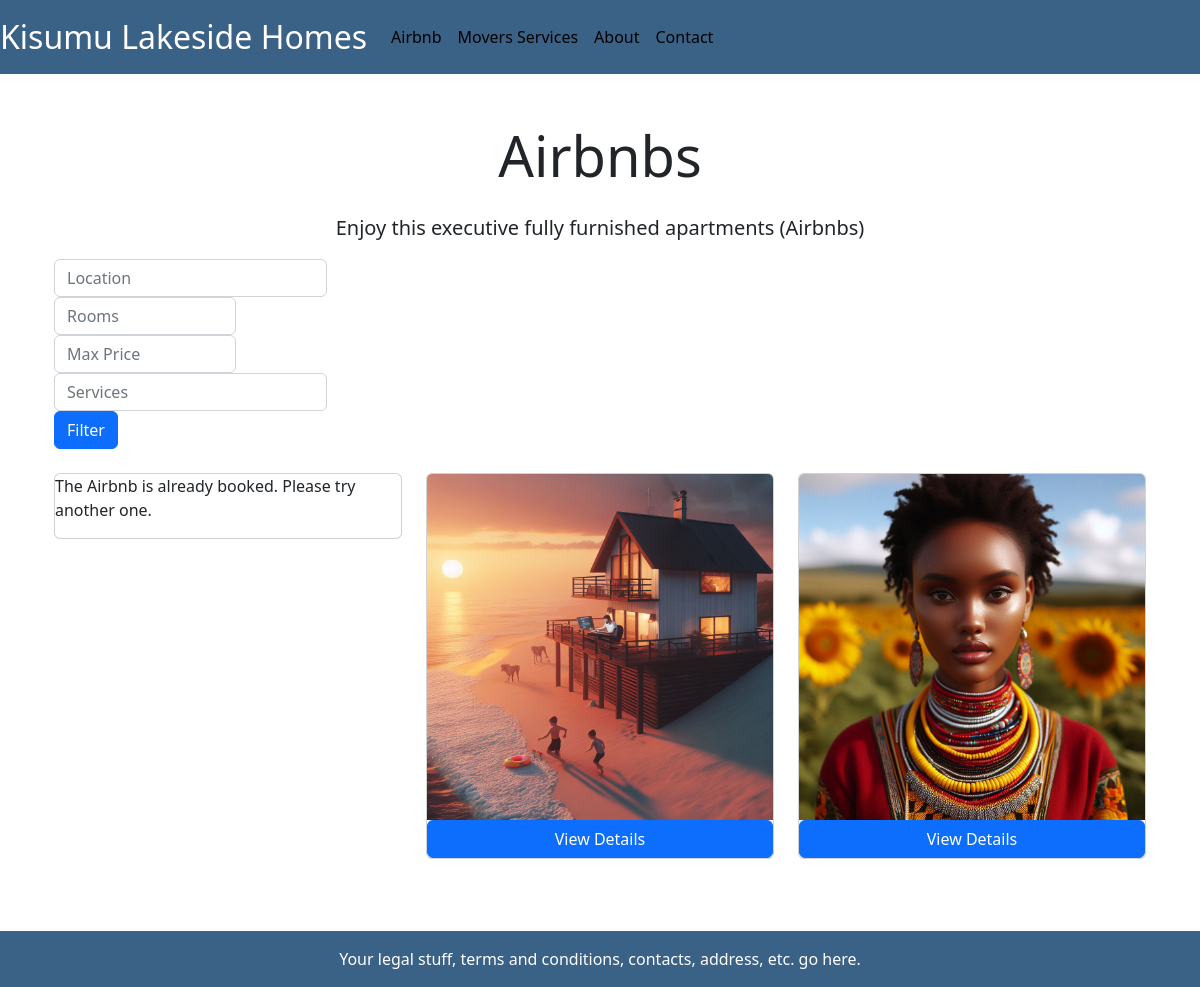
The app's page /airbnb/, older data.
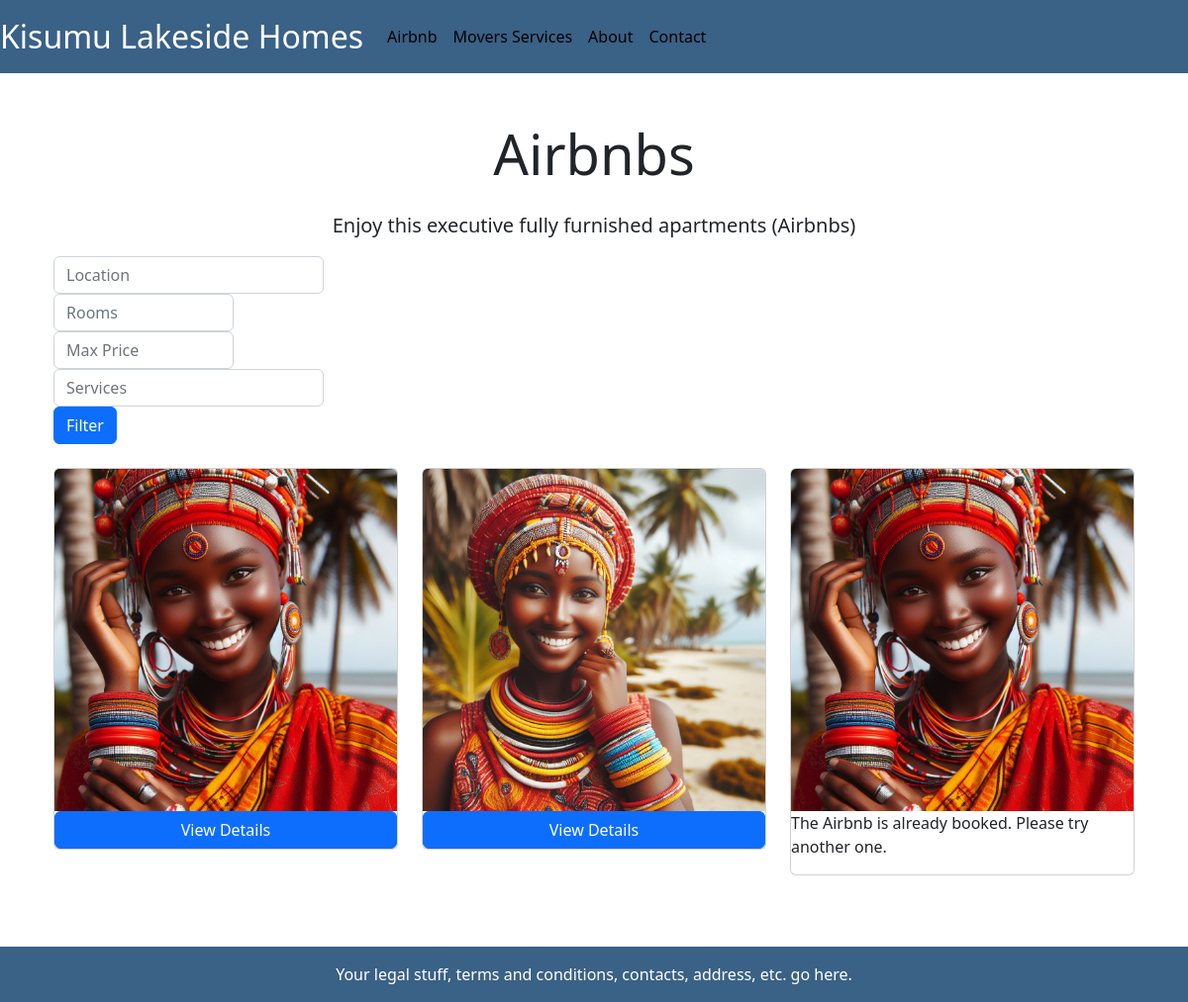
The same page, newer data.
### airbnb/models.py (models this page shows, shortened)
class Airbnb(models.Model):
    name = models.CharField(max_length=50)
    location = models.CharField(max_length=50)
    rooms = models.PositiveSmallIntegerField(default=1)
    price = models.DecimalField(max_digits=10, decimal_places=0)
    avalability = models.BooleanField(default=True)
    services = models.TextField()

class Airbnbimage(models.Model):
     airbnb = models.ForeignKey(Airbnb, related_name='images', on_delete= models.CASCADE)
     image = models.ImageField(upload_to='images/', default='default.jpeg')

### airbnb/views.py (the view)
# urls.py: path('airbnb/', AirbnbListView.as_view(), name= 'airbnb'),
class AirbnbListView(ListView):
    model = Airbnb
    template_name = 'airbnb.html'
    context_object_name = 'all_airbnbs_list'

### templates/airbnb.html
{% extends 'base.html' %}
{% load static %}
{% load humanize %}
{% block content %}
<div class="container my-5">
    <h1 class="display-4 text-center mb-4">Airbnbs</h1>
    <p class="lead text-center">Enjoy this executive fully furnished apartments (Airbnbs)</p>
    <form method="get" class="mb-4">
        <div class="form-row">
            <div class="col-md-3">
                <input type="text" name="location" class="form-control" placeholder="Location">
            </div>
            <div class="col-md-2">
                <input type="number" name="rooms" class="form-control" placeholder="Rooms">
            </div>
            <div class="col-md-2">
                <input type="number" name="price" class="form-control" placeholder="Max Price">
            </div>
            <div class="col-md-3">
                <input type="text" name="services" class="form-control" placeholder="Services">
            </div>
            <div class="col-md-2">
                <button type="submit" class="btn btn-primary">Filter</button>
            </div>
        </div>
    </form>
    <div class="row flex-row flex-nowrap overflow-auto">
        {% for airbnb in all_airbnbs_list %}
        <div class="col-4">
            <div class="card mb-4">
                {% if airbnb.images.all %}
                <img class="card-img-top" src="{{ airbnb.images.all.0.image.url }}" alt="{{ airbnb.name }}">
                {% endif %}
                    {% if airbnb.avalability %}
                    <a href="{% url 'airbnb_detail' airbnb.id %}" class="btn btn-primary">View Details</a>
                    {% else %}
                    <p>The Airbnb is already booked. Please try another one.</p>
                    {% endif %}
                </div>
            </div>
        {% endfor %}
    </div>
</div>
{% endblock content %}

### templates/base.html (shortened to what this page needs)
{% load static %}
<!DOCTYPE html>
<html>
<head>
    <link href="{% static 'css/base.css' %}" rel="stylesheet">
    <link rel="stylesheet" href="{% static 'bootstrap/css/bootstrap.min.css' %}">
</head>
<body>
    <nav class="navbar navbar-expand-lg">
        <a class="navbar-brand" href="{% url 'home' %}">Kisumu Lakeside Homes</a>
        <div class="collapse navbar-collapse" id="navbarNav">
            <ul class="navbar-nav ml-auto">
                <li class="nav-item active">
                    <a class="nav-link" href="{% url 'airbnb' %}">Airbnb</a>
                </li>
                <li class="nav-item">
                    <a class="nav-link" href="{% url 'movers_service' %}">Movers Services</a>
                </li>
                <li class="nav-item">
                    <a class="nav-link" href="#">About</a>
                </li>
                <li class="nav-item">
                    <a class="nav-link" href="#">Contact</a>
                </li>
            </ul>
        </div>
    </nav>
    <div class="container">
        {% block content %}
        {% endblock content %}
    </div>
    <footer class="footer mt-auto py-3">
        <div class="container">
            <span>Your legal stuff, terms and conditions, contacts, address, etc. go here.</span>
        </div>
    </footer>
</body>
</html>

### templates/base.html (style rules this page uses)
.navbar { background-color: #3a6186; }
.navbar-brand { color: white; font-size: 2em; }
.nav-link { color: #000000 !important; }
.footer { background-color: #3a6186; color: white; text-align: center; padding: 10px 0; }

Row changes from the older to the newer data that the page shows:
removed Airbnb: images.all.0.image (picture), avalability "View Details"
changed Airbnb (number 1 of 3 on the later page): images.all.0.image: picture added; avalability "The Airbnb is already booked. Please try another one." → "View Details"
changed Airbnb (number 2 of 3 on the later page): images.all.0.image: a different picture
added Airbnb: images.all.0.image (picture), shows "The Airbnb is already booked. Please try another one."
